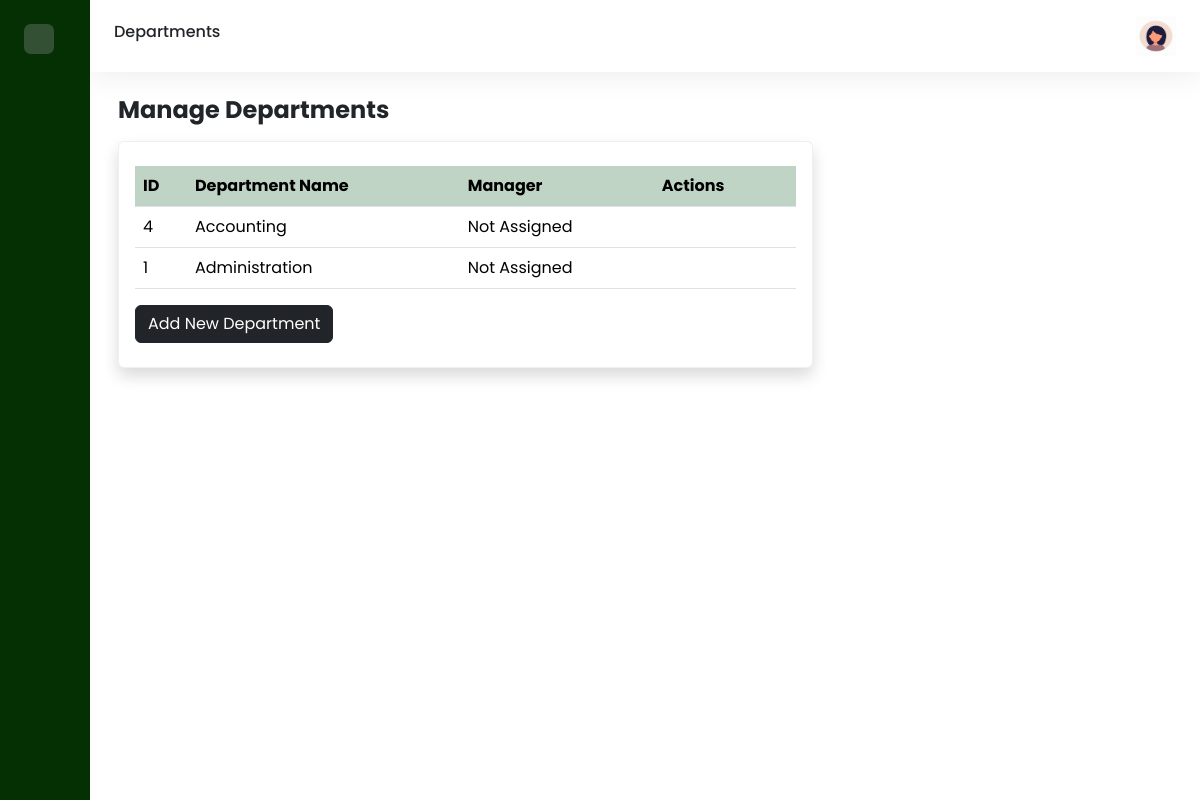
The page /admin/mandept.php (signed in) on the database as committed earlier.
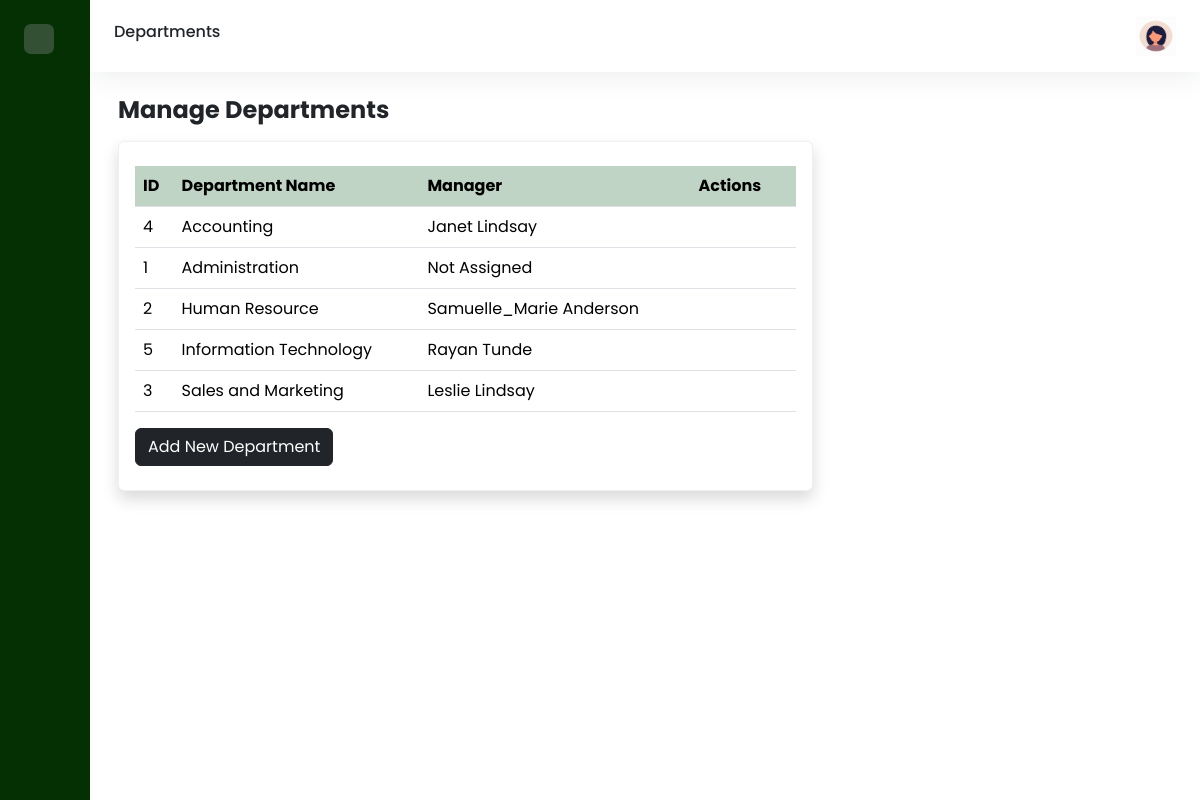
The same page on the database as committed later.
### tables this page shows
CREATE TABLE `department` (
  `department_id` int(11) NOT NULL,
  `department_name` varchar(100) NOT NULL,
  `manager_id` int(11) DEFAULT NULL
);

CREATE TABLE `employee` (
  `employee_id` int(11) NOT NULL,
  `first_name` varchar(100) NOT NULL,
  `last_name` varchar(100) NOT NULL,
  `email` varchar(255) NOT NULL,
  `hire_date` date NOT NULL,
  `department_id` int(11) NOT NULL,
  `gender` enum('Male','Female') NOT NULL,
  `manager_id` int(11) DEFAULT NULL,
  `username` varchar(100) NOT NULL,
  `password` varchar(100) NOT NULL,
  `role` enum('administrator','employee','manager','') NOT NULL DEFAULT 'employee',
  `mobile` int(30) NOT NULL
);

### admin/mandept.php (the view, shortened to what the changed rows need)
<?php
$host = "localhost";
$db   = "leave_management";
$user = "root";
$pass = "";
$conn = new mysqli($host, $user, $pass, $db);
$query = "
    SELECT d.department_id, d.department_name, e.first_name, e.last_name
    FROM department d
    LEFT JOIN employee e ON d.manager_id = e.employee_id
    ORDER BY d.department_name ASC
";
$departments = $conn->query($query);
?>
<!DOCTYPE html>
<html>
    <head>
        <link href='https://cdn.boxicons.com/fonts/basic/boxicons.min.css' rel='stylesheet'>
        <link href="https://cdn.jsdelivr.net/npm/bootstrap@5.3.7/dist/css/bootstrap.min.css" rel="stylesheet"
>
        <link rel="stylesheet" href="../assets/css/dashboard.css">
    </head>
    <body>
        <div class="wrapper">
            <div class="main">
                <main class="content px-3 py-4">
                    <div class="container-fluid">
                        <div class="mb-3">
                            <h2 class="fw-bold fs-4 mb-3">
                                Manage Departments
                            </h2>
                            <div class="row">
                                <div class="col-md-8">
                                    <div class="card shadow">
                                        <div class="card-body py-4">
                                            <table class="table table-hover">
                                                <thead>
                                                    <tr class="highlight">
                                                    <th scope="col">ID</th>
                                                    <th scope="col">Department Name</th>
                                                    <th scope="col">Manager</th>
                                                    <th scope="col">Actions</th>
                                                    </tr>
                                                </thead>
                                                <tbody>
                                                    <?php if ($departments->num_rows > 0): ?>
                                                        <?php while ($row = $departments->fetch_assoc()): ?>
                                                            <tr>
                                                                <td><?php echo $row['department_id']; ?></td>
                                                                <td><?php echo htmlspecialchars($row['department_name']); ?></td>
                                                                <td>
                                                                    <?php echo $row['first_name'] ? htmlspecialchars($row['first_name'] . " " . $row['last_name']) : "Not Assigned"; ?>
                                                                </td>
                                                                <td>
                                                                    <a href="editdept.php?id=<?php echo $row['department_id']; ?>" class="btn btn-lg"><i class='bx  bx-edit'  style="color: green;"></i> </a>
                                                                    <a href="mandept.php?delete=<?php echo $row['department_id']; ?>" class="btn btn-lg" onclick="return confirm('Are you sure you want to delete this department?');"><i class='bx  bx-trash-x' style="color: red;" ></i> </a>
                                                                </td>
                                                            </tr>
                                                        <?php endwhile; ?>
                                                    <?php else: ?>
                                                        <tr>
                                                            <td colspan="4" class="text-center">No departments found</td>
                                                        </tr>
                                                    <?php endif; ?>
                                                </tbody>
                                            </table>
                                        </div>
                                    </div>
                                </div>
                            </div>
                        </div>
                    </div>
                </main>
            </div>
        </div>
    </body>
</html>

Rows that differ between the two databases and show on the page:
changed department "Accounting": manager.last_name (not shown) → "Janet Lindsay"; no longer shows "Not Assigned"
added department: department_id "2", department_name "Human Resource", manager.last_name "Samuelle_Marie Anderson"
added department: department_id "5", department_name "Information Technology", manager.last_name "Rayan Tunde"
added department: department_id "3", department_name "Sales and Marketing", manager.last_name "Leslie Lindsay"
